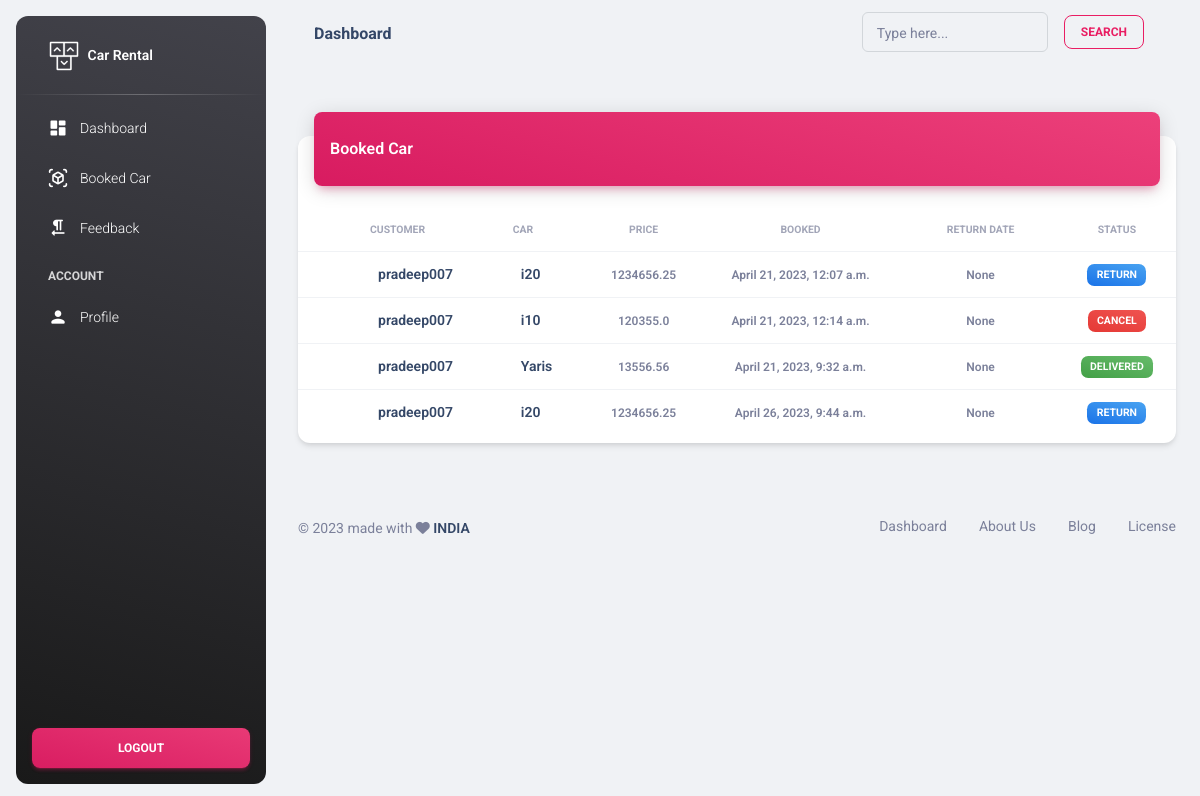
Before: /bookedcarlist/ (signed in) with the older database file.
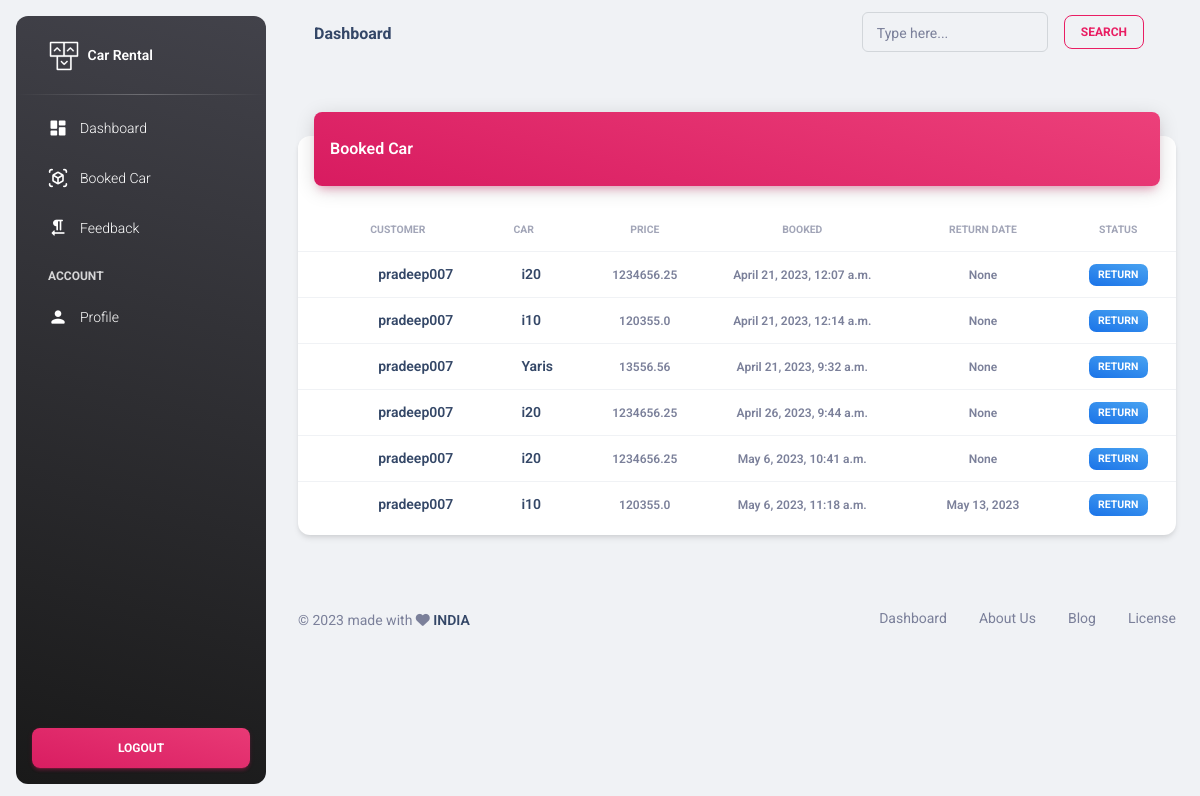
After: the same page with the newer database file.
### customer/models.py (models this page shows, shortened)
class ReservationModel(models.Model):
    CHOICE = (
        ("PENDING", "PENDING"),
        ("DELIVERED", "DELIVERED"),
        ("CANCEL", "CANCEL"),
        ("RETURN","RETURN"),
    )
    r_user = models.ForeignKey(User, on_delete=models.CASCADE)
    r_car = models.ForeignKey(Car, on_delete=models.CASCADE)
    price = models.FloatField(null=True)
    booked = models.DateTimeField(default=datetime.datetime.today)
    return_date = models.DateField(null=True)
    status = models.CharField(choices=CHOICE, null=True, max_length=100, default="PENDING")
    return_at = models.DateTimeField(auto_now=True)
    class Meta:
        db_table = 'rev_car'

### user/models.py (models this page shows)
class User(AbstractUser):
    is_owner = models.BooleanField(default=False)
    is_customer = models.BooleanField(default=False)
    prof_image = models.ImageField(upload_to="profile_images/", default='default-pic.jpg', null=True, blank=True)
    age = models.IntegerField(null=True)
    licence = models.CharField(max_length=100, null=True)
    lice_image = models.ImageField(upload_to="licence_image/", default='default-pic.jpg', null=True, blank=True)
    mobile = models.IntegerField(null=True)
    location = models.CharField(max_length=100, null=True)
    decs = models.TextField(max_length=300, null=True)
    class Meta:
        db_table = 'user'

### cars/models.py (models this page shows, shortened)
class Car(models.Model):
    user = models.ForeignKey(User, on_delete=models.CASCADE, null=True, blank=True)
    car_model = models.CharField(max_length=10)
    carcompany = models.ForeignKey(CarCompany, null=True, on_delete=models.CASCADE)
    year = models.IntegerField()
    color = models.ForeignKey(CarColor, null=True, on_delete=models.CASCADE)
    car_image = models.ImageField(upload_to="cars_images/", null=True, blank=True)
    cartype = models.ForeignKey(CarType, null=True, on_delete=models.CASCADE)
    rentalrate = models.FloatField()
    availability = models.BooleanField(default=True)
    desc = models.TextField(max_length=500,null=True)
    created_at = models.DateTimeField(auto_now_add=True)
    updated_at = models.DateTimeField(auto_now=True)
    class Meta:
        db_table = 'cars'
    def __str__(self):
        return self.car_model

### customer/views.py (the view)
# urls.py: path('bookedcarlist/', CustomerBookedCarListView.as_view(), name="bookedcarlist"),
class CustomerBookedCarListView(LoginRequiredMixin, TemplateView):
    template_name = 'customer/bookedcar.html'
    extra_context = {
        'resev':ReservationModel.objects.all()
    }
    def get_context_data(self, *, object_list=None, **kwargs):
        context = super().get_context_data(**kwargs)
        context['resev'] = context['resev'].filter(r_user=self.request.user)
        return context

### templates/customer/bookedcar.html (shortened to what this page needs)
{% extends 'customer/base.html' %}
{% load static %}
{% block content %}
<div class="container-fluid py-4">
<div class="row">
        <div class="col-12">
          <div class="card my-4">
            <div class="card-header p-0 position-relative mt-n4 mx-3 z-index-2">
              <div class="bg-gradient-primary shadow-primary border-radius-lg pt-4 pb-3">
                <h6 class="text-white text-capitalize ps-3">Booked Car</h6>
              </div>
            </div>
            <div class="card-body px-0 pb-2">
              <div class="table-responsive p-0">
                <table class="table align-items-center mb-0">
                  <thead>
                    <tr>
                      <tr>
                <th class="text-uppercase text-secondary text-xxs font-weight-bolder opacity-7"></th>
                <th class="text-uppercase text-secondary text-xxs  font-weight-bolder opacity-7 ps-2">Customer</th>
                <th class="text-uppercase text-secondary text-xxs  font-weight-bolder opacity-7 ps-2">Car</th>
                <th class="text-center text-uppercase text-secondary text-xxs font-weight-bolder opacity-7">Price</th>
                <th class="text-center text-uppercase text-secondary text-xxs font-weight-bolder opacity-7">Booked</th>
                <th class="text-center text-uppercase text-secondary text-xxs font-weight-bolder opacity-7">Return Date</th>
                <th class="text-center text-uppercase text-secondary text-xxs font-weight-bolder opacity-7">Status</th>
              </tr>
                    </tr>
                  </thead>
                  <tbody>
                    {% for i in resev %}
              <tr>
                <td>
                </td>
                <td>
                  <div class="d-flex px-2 py-1">
                    <div class="d-flex flex-column justify-content-center">
                      <h6 class="mb-0 text-sm">{{i.r_user}}</h6>
                    </div>
                  </div>
                </td>
                 <td>
                  <div class="d-flex px-2 py-1">
                    <div class="d-flex flex-column justify-content-center">
                      <h6 class="mb-0 text-sm">{{i.r_car}}</h6>
                    </div>
                  </div>
                </td>
                <td class="align-middle text-center text-sm">
                  <span class="text-xs font-weight-bold"> {{i.price}} </span>
                </td>
                <td class="align-middle text-center text-sm">
                  <span class="text-xs font-weight-bold"> {{i.booked}} </span>
                </td>
                <td class="align-middle text-center text-sm">
                  <span class="text-xs font-weight-bold"> {{i.return_date}} </span>
                </td>
                {% if i.status == "PENDING" %}
                <td class="align-middle text-center text-sm">
                  <span class="badge badge-sm bg-gradient-secondary"> {{i.status}} </span>
                </td>
                {% elif i.status == "DELIVERED" %}
                <td class="align-middle text-center text-sm">
                  <span class="badge badge-sm bg-gradient-success"> {{i.status}} </span>
                </td>
                {% elif i.status == "CANCEL" %}
                <td class="align-middle text-center text-sm">
                  <span class="badge badge-sm bg-gradient-danger"> {{i.status}} </span>
                </td>
                {% else%}
                <td class="align-middle text-center text-sm">
                  <span class="badge badge-sm bg-gradient-info"> {{i.status}} </span>
                </td>
                {% endif %}
              </tr>
              {% endfor %}
                  </tbody>
                </table>
              </div>
            </div>
          </div>
        </div>
      </div>
</div>
{% endblock %}

Changed rows visible on the page:
changed ReservationModel "April 21, 2023, 12:14 a.m.": status "CANCEL" → "RETURN"
changed ReservationModel "April 21, 2023, 9:32 a.m.": status "DELIVERED" → "RETURN"
added ReservationModel: r_user "pradeep007", r_car "i20", price "1234656.25", booked "May 6, 2023, 10:41 a.m.", return_date "None", status "RETURN"
added ReservationModel: r_user "pradeep007", r_car "i10", price "120355.0", booked "May 6, 2023, 11:18 a.m.", return_date "May 13, 2023", status "RETURN"
